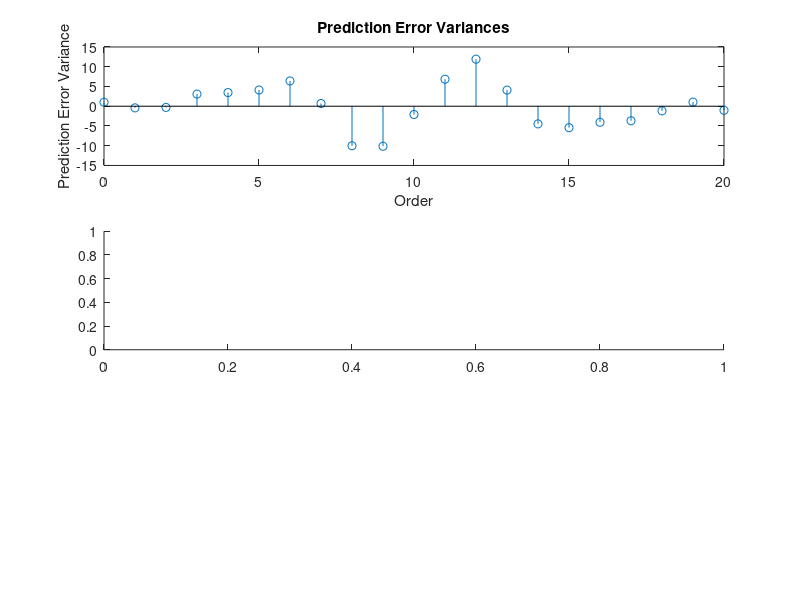

This chart was generated by the following MATLAB code: (Note: this script raises an error after producing the figure.)
% Example usage of levinson function

% Generate a random correlation sequence
r = randn(1, 21);

% Call the levinson function
[sigma_sq, A, K] = levinson(r);

% Display the results
disp('Prediction Error Variances:');
disp(sigma_sq.');

disp('Prediction Error Filter Coefficients:');
disp(A.');

disp('PARCORS:');
disp(K.');

% Create a single figure with subplots
figure;

% Plot the prediction error variances
subplot(3, 1, 1);
stem(0:20, sigma_sq);
xlabel('Order');
ylabel('Prediction Error Variance');
title('Prediction Error Variances');

% Plot the prediction error filter coefficients
subplot(3, 1, 2);
stem(0:20, A(end, :));
xlabel('Filter Coefficient Index');
ylabel('Coefficient Value');
title('Prediction Error Filter Coefficients');

% Plot the PARCORS
subplot(3, 1, 3);
stem(1:20, K);
xlabel('Order');
ylabel('PARCOR');
title('PARCOR Sequence');

